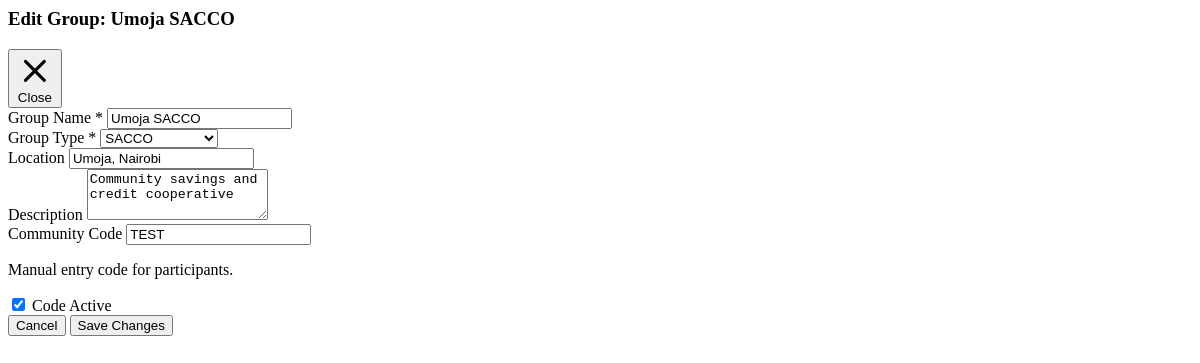
/community/GRP-34D543D6/edit (signed in), run on an earlier commit of the app's database.
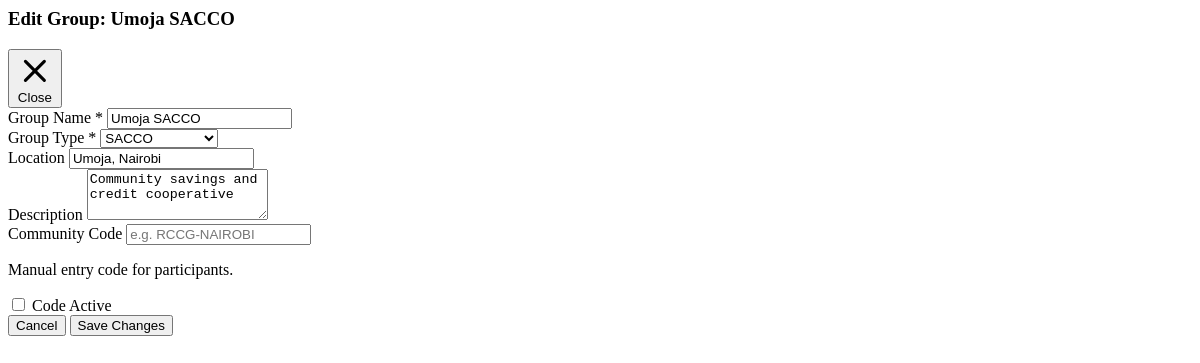
And on a later commit of the database.
### tables this page shows
CREATE TABLE community_groups (
        id TEXT PRIMARY KEY,
        name TEXT NOT NULL,
        description TEXT,
        group_type TEXT,
        tags TEXT DEFAULT '[]', -- JSON list
        location TEXT,
        admin_id TEXT,
        trust_level TEXT DEFAULT 'local',
        preferred_channels TEXT DEFAULT 'ussd,sms',
        active BOOLEAN DEFAULT 1,
        created_at DATETIME DEFAULT CURRENT_TIMESTAMP
    , invite_slug TEXT, community_code TEXT, code_active BOOLEAN DEFAULT 0);

### aos/api/routers/community.py (the view)
@router.get("/{group_id}/edit", response_class=HTMLResponse)
async def edit_group_form(
    request: Request,
    group_id: str,
    operator=Depends(requires_community_access())
):
    group = None
    if community_state.module:
        group = community_state.module.get_group(group_id)
    return templates.TemplateResponse("partials/community_group_edit.html", {
        "request": request,
        "user": operator,
        "group": group
    })

### aos/api/templates/partials/community_group_edit.html (shortened to what this page needs)
{% from "components/atoms/Card.html" import card %}
<div class="aos-stack-md">
    <div class="flex items-center justify-between mb-4">
        <h3 class="aos-h3">Edit Group: {{ group.name }}</h3>
        <button class="aos-btn aos-btn-ghost aos-size-sm" onclick="closeModal()">
            <svg class="w-4 h-4" fill="none" stroke="currentColor" viewBox="0 0 24 24">
                <path stroke-linecap="round" stroke-linejoin="round" stroke-width="2" d="M6 18L18 6M6 6l12 12"></path>
            </svg>
            <span class="aos-btn-text">Close</span>
        </button>
    </div>
    <form id="edit-group-form" class="aos-stack-md">
        <div class="aos-stack-sm">
            <div>
                <label class="aos-label" for="name">Group Name *</label>
                <input type="text" id="name" name="name" class="aos-input" value="{{ group.name }}" required>
            </div>
            <div>
                <label class="aos-label" for="group_type">Group Type *</label>
                <select id="group_type" name="group_type" class="aos-input" required>
                    <option value="sacco" {% if group.group_type=='sacco' %}selected{% endif %}>SACCO</option>
                </select>
            </div>
            <div>
                <label class="aos-label" for="location">Location</label>
                <input type="text" id="location" name="location" class="aos-input" value="{{ group.location }}"
                    placeholder="e.g., Kawangware, Nairobi">
            </div>
            <div>
                <label class="aos-label" for="description">Description</label>
                <textarea id="description" name="description" class="aos-input" rows="3"
                    placeholder="Brief description of the group">{{ group.description }}</textarea>
            </div>
            <div class="grid grid-cols-2 gap-4">
                <div>
                    <label class="aos-label" for="community_code">Community Code</label>
                    <input type="text" id="community_code" name="community_code" class="aos-input aos-uppercase"
                        value="{{ group.community_code or '' }}" placeholder="e.g. RCCG-NAIROBI">
                    <p class="aos-text-xs aos-text-muted aos-mt-1">Manual entry code for participants.</p>
                </div>
                <div class="flex items-center aos-pt-6">
                    <label class="flex items-center cursor-pointer gap-2">
                        <input type="checkbox" name="code_active" value="true" class="aos-checkbox" {% if
                            group.code_active %}checked{% endif %}>
                        <span class="aos-label aos-mb-0">Code Active</span>
                    </label>
                </div>
            </div>
        </div>
        <div class="flex gap-3 justify-end">
            <button type="button" class="aos-btn aos-btn-ghost aos-size-md" onclick="closeModal()">
                <span class="aos-btn-text">Cancel</span>
            </button>
            <button type="submit" class="aos-btn aos-btn-primary aos-size-md">
                <span class="aos-btn-text">Save Changes</span>
            </button>
        </div>
    </form>
</div>

What changed in the data, as far as the page shows it:
changed community_groups "Umoja SACCO": code_active "☑" → "☐"; community_code "TEST" → (not shown)
